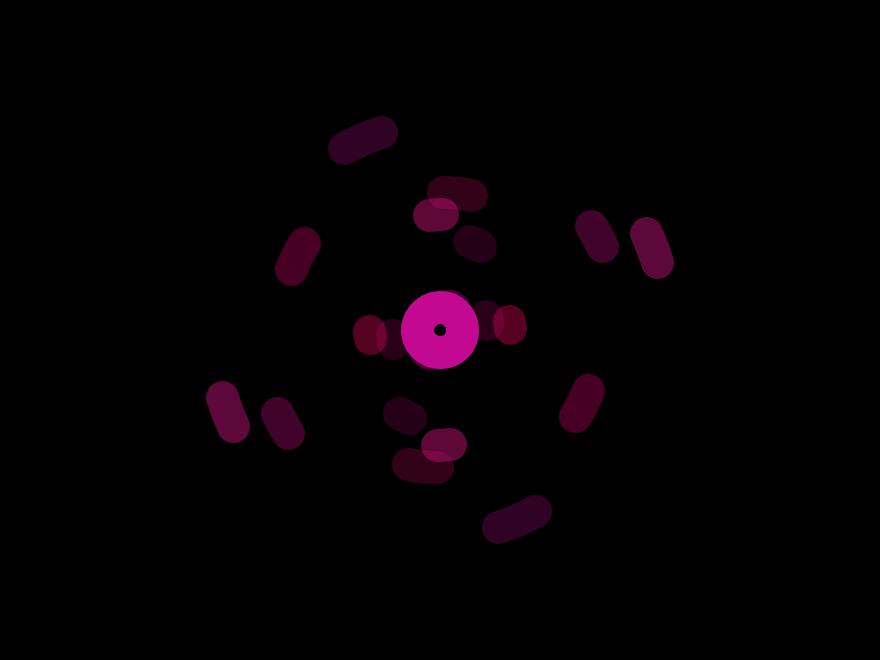
Frame 1 (no input)
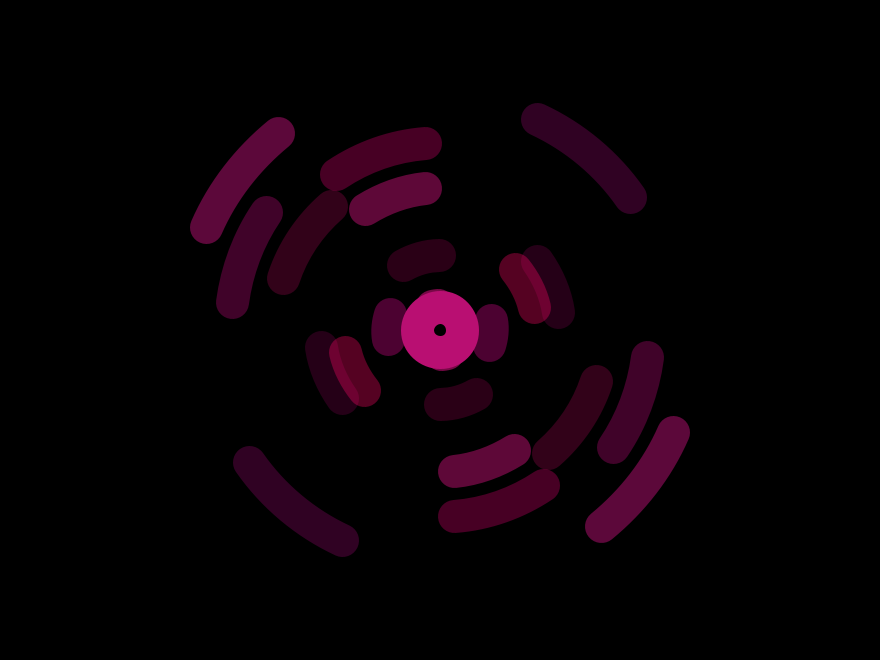
Frame 60 (the mouse pressed at the canvas centre just before this capture)
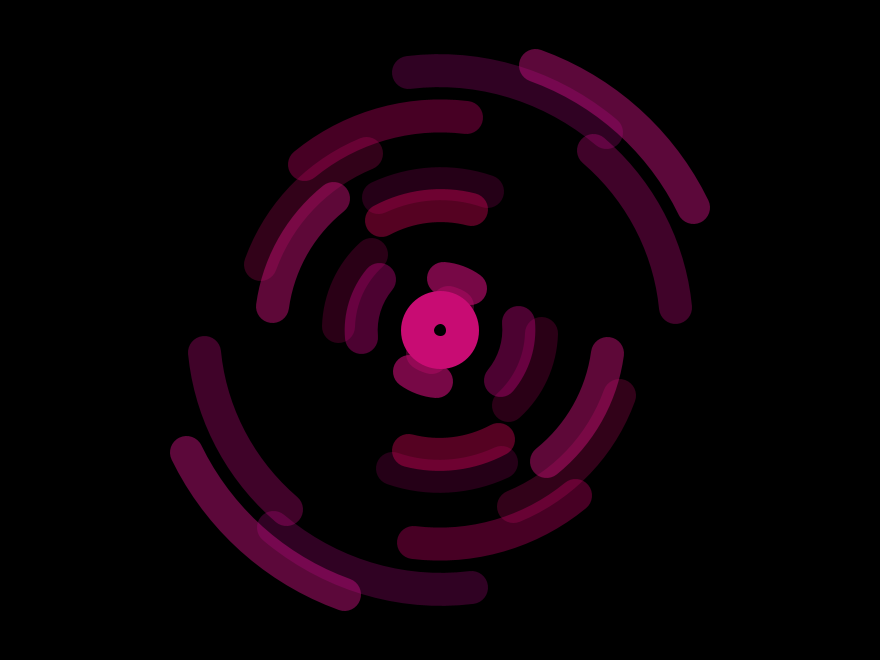
Frame 120 (the mouse held since frame 60 and released just before this capture)

The Processing sketch that drew these frames (run headless with seeded random() and noise(); from frame 60 on, the mouse is pressed at the canvas centre):

// Processing sketch: processing_56427
// ── processing_56427.pde

arq[] arcs;
float ray;int maxi;color nextColor,currentColor;
 
void setup(){
  size(880,660); maxi=(int)sqrt(440*330+440*330)*2;
  background(255);
  arcs= new arq[10];
  ray = 0;
  for(int a=0;a<10;a++){
    getNextColor();
    arcs[a]=new arq(440,330,50+a*45);
  }
  arcs=(arq[]) reverse(arcs);
  noFill();
  strokeWeight(33);
  smooth();
  strokeCap(ROUND);
}
 
void draw(){
  ray+=0.9;
  if(ray>45){
    ray=0;
    for(int a=0;a<arcs.length;a++){
      arcs[a].r+=45;
    }
    getNextColor();
     arcs = (arq[]) append (arcs, new arq(440,330,40));
      if(arcs[0].r>maxi){
       arcs = (arq[]) subset (arcs, 1);
      }
  }
  background(0);
  for(int a=0;a<arcs.length;a++){
    arcs[a].dessine();
  }
  stroke(getCouleurEnCours());
  ellipse(440,330,45,45);
  
}
 
class arq{
  int x,y;
  mouvement m;
  float r,a,l,v;
  color col=nextColor;
  arq(int _x, int _y, int _r){
    col=nextColor;
    m = new mouvement();
    x=_x;
    y=_y;
    r=_r;
    a=random(TWO_PI);
    l=random(0.03,0.07);
    v=random(-0.04,0.004);
  }
  void dessine(){
    stroke(col);
    arc(x, y, r+ray, r+ray, a, a+l*PI);
    arc(x, y, r+ray, r+ray, a+PI, a+PI+l*PI);
    l=l+(1-l)*0.002;
    a+=m.bouge();
  }
}
 
class mouvement{
  float n,v,v2;
  mouvement(){
    n=0;v=PI/100;v2=random(0.01,0.8);
  }
  float bouge(){
    n+=v;v*=1.003;
    if(random(100)<1){
      v=-v;
    }
    return cos(n)*v2;
  }
}
 
void getNextColor(){
  currentColor = nextColor;
  nextColor =color(random(180,255),random(0,20),random(100,150),random(50,200));
}
 
color getCouleurEnCours(){
 float d=45-ray;  
  
   
 float b=(blue(currentColor)/45)*d+(blue(nextColor)/45)*ray; 
 float r=(red(currentColor)/45)*d+(red(nextColor)/45)*ray;
 float g=(green(currentColor)/45)*d+(green(nextColor)/45 )*ray;
 return color(r,g,b);
}
